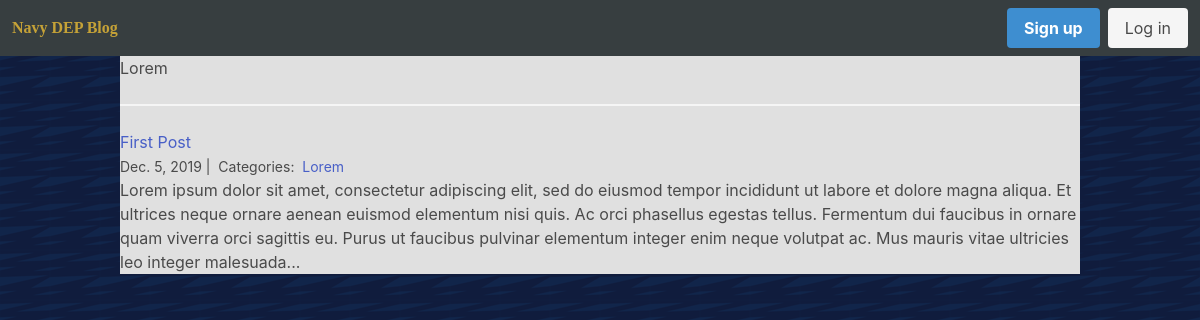
Before: /Lorem/ with the older database file.
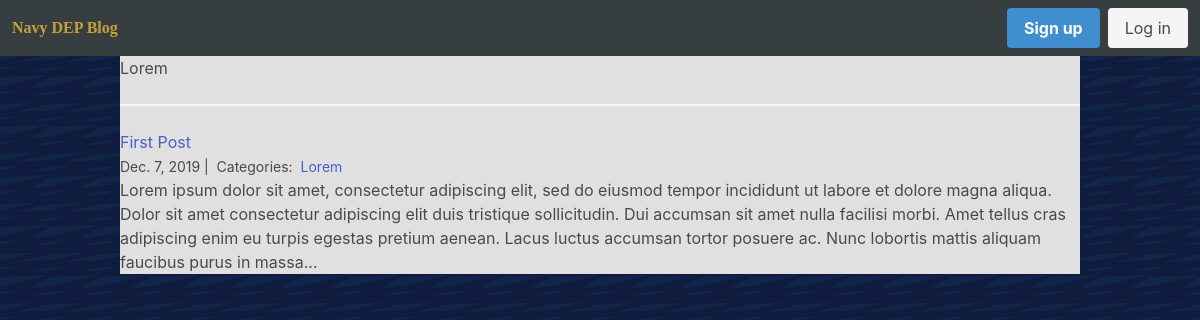
After: the same page with the newer database file.
### blog/models.py (models this page shows)
class Post(models.Model):
    title = models.CharField(max_length=255)
    body = models.TextField()
    created_on = models.DateTimeField(auto_now_add=True)
    last_modified = models.DateTimeField(auto_now=True)
    categories = models.ManyToManyField('Category', related_name='posts')

### blog/views.py (the view)
# urls.py: path("<category>/", views.blog_category, name="blog_category"),
def blog_category(request, category):
    posts = Post.objects.filter(
        categories__name__contains=category
    ).order_by(
        '-created_on'
    )
    context = {
        'category': category,
        'posts': posts
    }
    return render(request, 'blog_category.html',context)

### blog/templates/blog_category.html
{% extends 'base.html'%}
{% block page_content %}
<div>
    <h1>{{ category | title }}</h1>
    <hr>
    {% for post in posts %}
    <h2><a href="#" >{{ post.title }}</a></h2>
    <small>
        {{ post.created_on.date }} |&nbsp;
        Categories:&nbsp;
        {% for category in post.categories.all %}
        <a href="#"> {{category.name}} </a>&nbsp;
        {% endfor %}
    </small>
    <p> {{post.body | slice:":400"}}... </p>
    {% endfor %}
</div>
{% endblock %}

Changed rows visible on the page:
changed Post "First Post": created_on "Dec. 5, 2019" → "Dec. 7, 2019"; body "…et dolore magna aliqua. Et ultrices neque ornare aenean euismod elementum nisi quis. Ac orci phasellus egestas tellus. Fermentum dui faucibus in ornare quam viverra orci sagittis eu. Purus ut faucibus pulvinar elementum integer enim neque volutpat ac. Mus mauris vitae ultricies leo integer malesuada" → "…et dolore magna aliqua. Dolor sit amet consectetur adipiscing elit duis tristique sollicitudin. Dui accumsan sit amet nulla facilisi morbi. Amet tellus cras adipiscing enim eu turpis egestas pretium aenean. Lacus luctus accumsan tortor posuere ac. Nunc lobortis mattis aliquam faucibus purus in massa"
